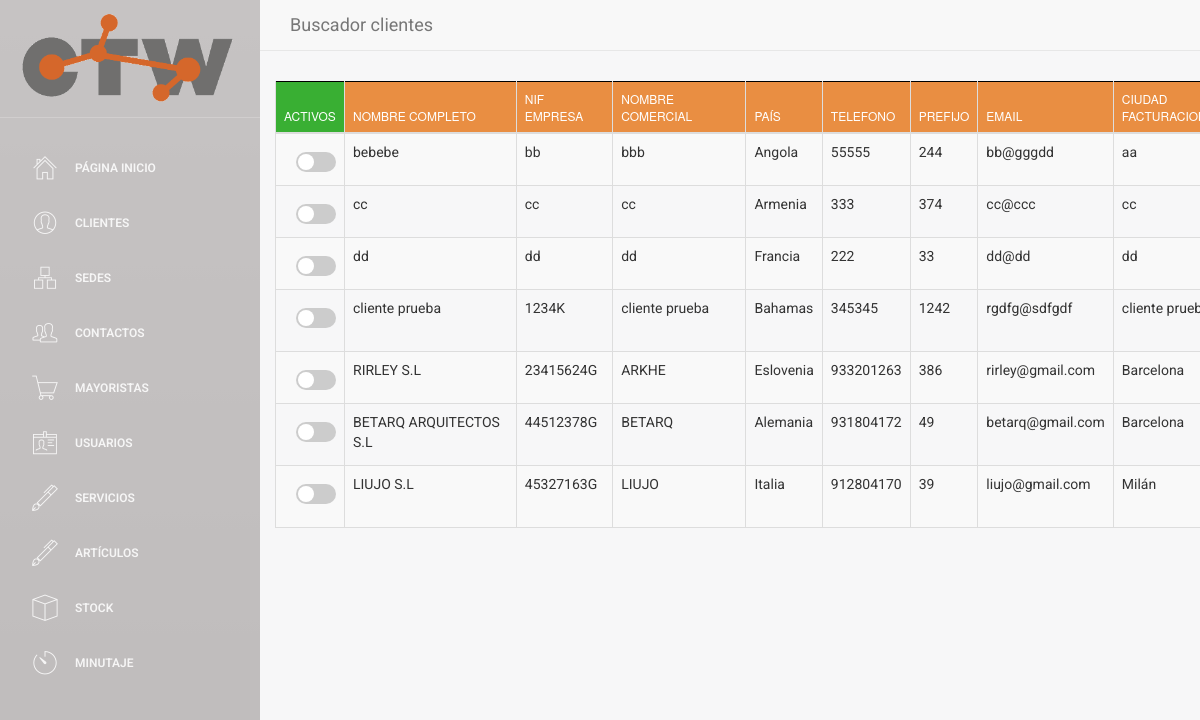
/buscador/buscador_clientes.php (signed in), run on an earlier commit of the app's database.
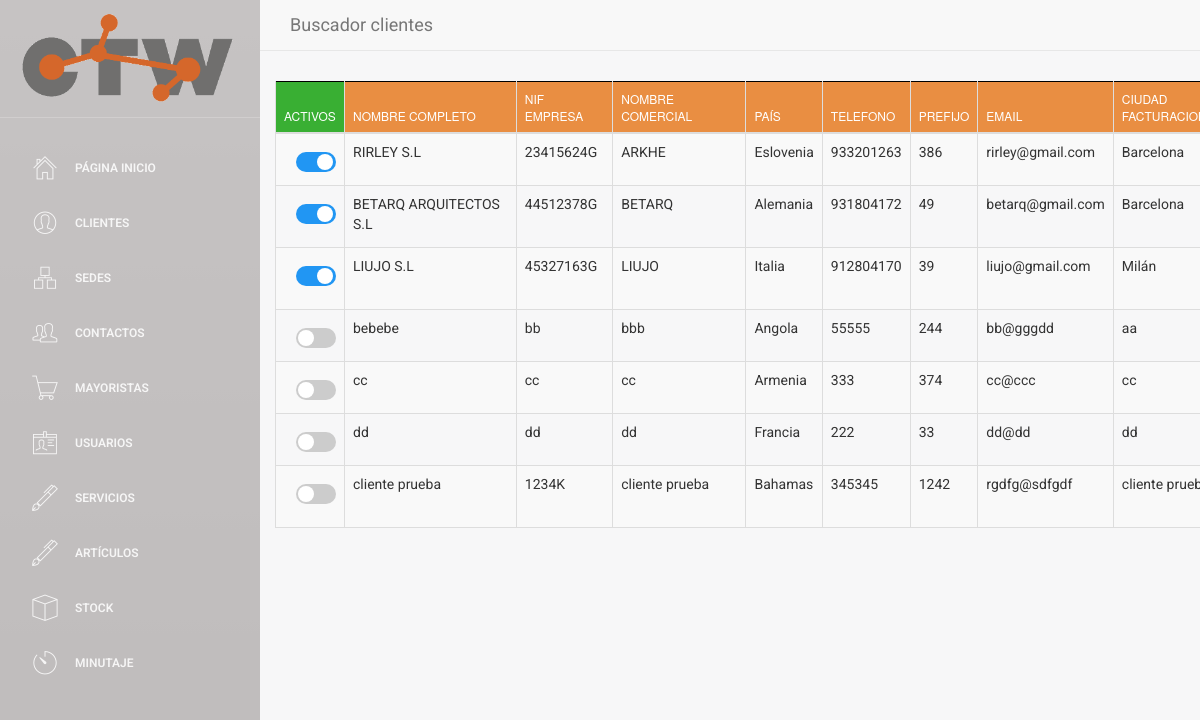
And on a later commit of the database.
### tables this page shows
CREATE TABLE `CLIENTE` (
  `NIF_EMPRESA` varchar(9) NOT NULL,
  `nombre_comercial` varchar(35) NOT NULL,
  `nombre_completo` varchar(60) NOT NULL,
  `telefono` int(9) NOT NULL,
  `email` varchar(30) NOT NULL,
  `ciudad_facturacion` varchar(25) NOT NULL,
  `codigo_postal_facturacion` varchar(10) NOT NULL,
  `calle_facturacion` varchar(30) NOT NULL,
  `numero_facturacion` varchar(8) NOT NULL,
  `ciudad_envio` varchar(25) NOT NULL,
  `codigo_postal_envio` varchar(10) NOT NULL,
  `calle_envio` varchar(30) NOT NULL,
  `numero_envio` varchar(8) NOT NULL,
  `IBAN` varchar(34) NOT NULL,
  `SEPA` tinyint(1) NOT NULL,
  `pais` varchar(30) DEFAULT NULL,
  `prefijo` int(5) DEFAULT NULL,
  `activo` tinyint(1) NOT NULL
);

### web/assets/php/selects.php (called while the page is built, shortened)
<?php
function select_all_cliente(){
    $conn = connect();
    $sql = "SELECT *
    FROM CLIENTE
    ORDER BY activo desc";
    $data = $conn->query($sql);
    return $data;
  }
?>

### web/buscador/buscador_clientes.php (the view, shortened to what this page needs)
<!doctype html>
<?php
include('../assets/php/selects.php');
include('../assets/php/functions.php');
if ($_SESSION["login_done"] == true){
?>
<html lang="en">
<head>
</head>
<body>
<div class="wrapper">
    <div class="sidebar">
        <div class="sidebar-wrapper">
        </div>
    </div>
    <div class="main-panel">
        <nav class="navbar2 navbar-default navbar-fixed">
            <div class="container-fluid">
                <div class="navbar-header">
                    <a class="navbar-brand">Buscador clientes</a>
                </div>
                <div class="collapse navbar-collapse">
                </div>
            </div>
        </nav>
        <div class="content2">
            <div class="container-fluid">
                <div class="row">
                    <div>
                        <div>
                            <table id="buscador_cliente" class="table table-striped table-bordered">
                                <thead>
                                <tr>
                                    <th style="background-color: #39AF33; width: 3px;">Activos</th>
                                    <th>Nombre completo</th>
                                    <th>NIF empresa</th>
                                    <th>Nombre comercial</th>
                                    <th>País</th>
                                    <th>Telefono</th>
                                    <th>Prefijo</th>
                                    <th>Email</th>
                                    <th>Ciudad facturacion</th>
                                </tr>
                                </thead>
                                <tbody>
                                <?php
                                $data = select_all_cliente();
                                if ($data->num_rows > 0) {
                                    while ($row = $data->fetch_assoc()) {
                                        $pk = $row['NIF_EMPRESA'];
                                        ?>
                                        <tr>
                                            <?php checkbox_cliente($row['activo'],$row['NIF_EMPRESA']  )?>
                                            <td><label><a class="nombre_completo"
                                                          data-pk=<?php echo "\"$pk\""; ?>><?php echo $row['nombre_completo'] ?> </a></label>
                                            </td>
                                            <td><label><a class="NIF_EMPRESA"
                                                          data-pk=<?php echo "\"$pk\""; ?>><?php echo $row['NIF_EMPRESA'] ?></a></label>
                                            </td>
                                            <td><label><a class="nombre_comercial"
                                                          data-pk=<?php echo "\"$pk\""; ?>><?php echo $row['nombre_comercial'] ?> </a></label>
                                            </td>
                                            <td><label><a class="pais"
                                                          data-pk=<?php echo "\"$pk\""; ?>><?php echo $row['pais'] ?> </a></label>
                                            </td>
                                            <td><label><a class="telefono"
                                                          data-pk=<?php echo "\"$pk\""; ?>><?php echo $row['telefono'] ?></a></label>
                                            </td>
                                            <td><label><a class="prefijo"
                                                          data-pk=<?php echo "\"$pk\""; ?>><?php echo $row['prefijo'] ?> </a></label>
                                            </td>
                                            <td><label><a class="email"
                                                          data-pk=<?php echo "\"$pk\""; ?>><?php echo $row['email'] ?> </a></label>
                                            </td>
                                            <td><label><a class="ciudad_facturacion"
                                                          data-pk=<?php echo "\"$pk\""; ?>><?php echo $row['ciudad_facturacion'] ?> </a></label>
                                            </td>
                                        </tr>
                                        <?php
                                    }
                                } else {
                                    echo "0 results";
                                }
                                ?>
                                </tbody>
                            </table>
                        </div>
                    </div>
                </div>
            </div>
        </div>
    </div>
</div>
</body>
</html>
<?php
}else {
    header("location:../index.php");
}
?>

### web/assets/php/functions.php (shortened to what this page needs)
<html>
    <?php
function checkbox_cliente($activo, $NIF_EMPRESA)
{
    if ($activo == 0) {
        echo "<td><label style=\"margin-top: 10px; margin-left:12px;\" class=\"switcha\" ><a class=\"checkbox_activo\">&nbsp;0</a><input  type=\"checkbox\" onchange=\" onchange_cliente('$NIF_EMPRESA', $activo)\"><div  class=\"slider rounda\"></div></label></td>";
    } else {
        echo "<td><label style=\"margin-top: 10px; margin-left:12px;\" class=\"switcha\"><a  class=\"checkbox_activo\">&nbsp;1</a><input  type=\"checkbox\" checked onchange=\" onchange_cliente('$NIF_EMPRESA', $activo)\" ><div  class=\"slider rounda\"></div></label></td>";
    }
}
?>
</html>

### web/assets/css/micss.css (style rules this page uses)
.switcha { position: relative; display: inline-block; width: 40px; height: 20px; }
.slider { position: absolute; cursor: pointer; top: 0; left: 0; right: 0; bottom: 0; background-color: #ccc; -webkit-transition: .4s; transition: .4s; }
.slider:before { position: absolute; content: ""; height: 16px; width: 16px; left: 2px; bottom: 2px; background-color: white; -webkit-transition: .4s; transition: .4s; }
input:checked + .slider { background-color: #2196F3; }
input:checked + .slider:before { -webkit-transform: translateX(1px); -ms-transform: translateX(10px); transform: translateX(19px); }
.slider.rounda { border-radius: 34px; }
.slider.rounda:before { border-radius: 50%; }

### web/assets/css/table_editor.css (style rules this page uses)
a, a:hover { color: #000; }

### web/assets/css/table.css (style rules this page uses)
table { border: none; }
table thead, table tfoot { background-color: #e98e42; border: 1px solid black; }
a, a:hover { color: #000; }

What changed in the data, as far as the page shows it:
changed cliente "RIRLEY S.L": activo 0 → 1 (drawn); moves up the list
changed cliente "BETARQ ARQUITECTOS S.L": activo 0 → 1 (drawn); moves up the list
changed cliente "LIUJO S.L": activo 0 → 1 (drawn); moves up the list
